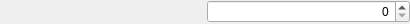
<?xml version="1.0" encoding="UTF-8"?>
<ui version="4.0">
 <class>ParameterSpinBox</class>
 <widget class="QWidget" name="ParameterSpinBox">
  <property name="geometry">
   <rect>
    <x>0</x>
    <y>0</y>
    <width>410</width>
    <height>24</height>
   </rect>
  </property>
  <property name="windowTitle">
   <string>Form</string>
  </property>
  <layout class="QHBoxLayout" name="horizontalLayout">
   <property name="spacing">
    <number>4</number>
   </property>
   <property name="leftMargin">
    <number>0</number>
   </property>
   <property name="topMargin">
    <number>0</number>
   </property>
   <property name="rightMargin">
    <number>0</number>
   </property>
   <property name="bottomMargin">
    <number>0</number>
   </property>
   <item>
    <widget class="ParameterDescriptionWidget" name="descriptionWidget" native="true">
     <property name="sizePolicy">
      <sizepolicy hsizetype="Ignored" vsizetype="Preferred">
       <horstretch>1</horstretch>
       <verstretch>0</verstretch>
      </sizepolicy>
     </property>
    </widget>
   </item>
   <item>
    <widget class="QDoubleSpinBox" name="doubleSpinBox">
     <property name="sizePolicy">
      <sizepolicy hsizetype="Ignored" vsizetype="Maximum">
       <horstretch>1</horstretch>
       <verstretch>0</verstretch>
      </sizepolicy>
     </property>
     <property name="focusPolicy">
      <enum>Qt::StrongFocus</enum>
     </property>
     <property name="alignment">
      <set>Qt::AlignRight|Qt::AlignTrailing|Qt::AlignVCenter</set>
     </property>
     <property name="correctionMode">
      <enum>QAbstractSpinBox::CorrectToNearestValue</enum>
     </property>
     <property name="decimals">
      <number>0</number>
     </property>
    </widget>
   </item>
  </layout>
 </widget>
 <customwidgets>
  <customwidget>
   <class>ParameterDescriptionWidget</class>
   <extends>QWidget</extends>
   <header>parameter/parametervirtualwidget.h</header>
   <container>1</container>
  </customwidget>
 </customwidgets>
 <resources/>
 <connections/>
</ui>
